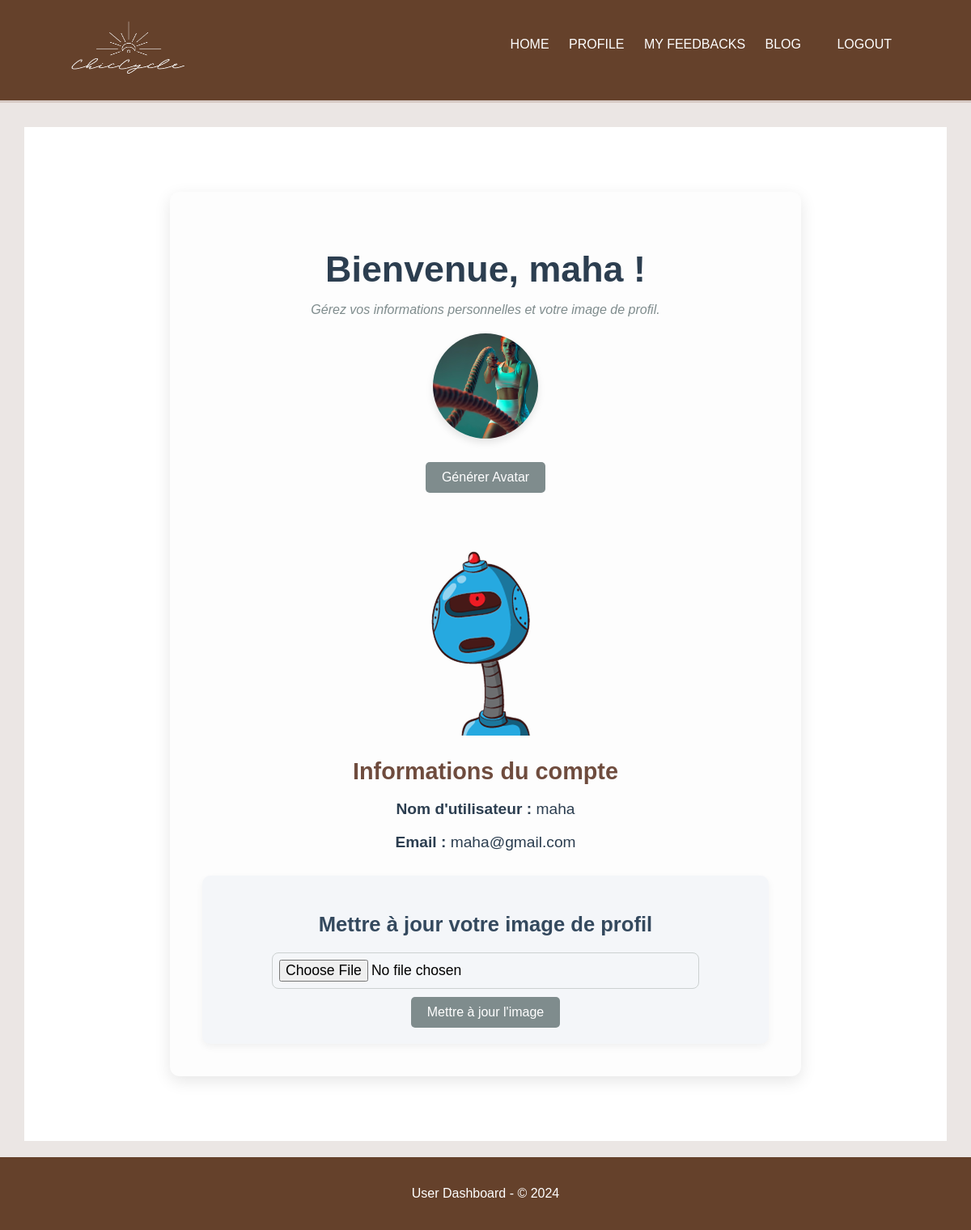
The page /profile/user/ (signed in) on the database its author committed.
### users/models.py (models this page shows)
class CustomUser(AbstractUser):
    ROLES = (
        ('superadmin', 'Super Admin'),
        ('admin', 'Admin'),
        ('user', 'User'),
    )
    role = models.CharField(max_length=10, choices=ROLES, default='user')
    image = models.ImageField(upload_to='profile_images/', default='profile_images/default.png', blank=True, null=True)
    avatar = models.ImageField(upload_to='avatars/', blank=True, null=True)
    points = models.IntegerField(default=0)  # Assurez-vous que cette ligne est correctement indentée
    badge = models.CharField(max_length=50, blank=True, null=True)

### users/views.py (the view)
# urls.py: path('profile/user/', views.user_profile, name='user_profile'),
@login_required
@user_passes_test(is_user)
def user_profile(request):
    user = request.user
    if request.method == 'POST':
        form = UpdateProfileImageForm(request.POST, request.FILES, instance=user)
        if form.is_valid():
            form.save()
            return redirect('user_profile')  # Redirection après la soumission du formulaire
    else:
        form = UpdateProfileImageForm(instance=user)
    return render(request, 'user-management/user_profile.html', {
        'user': user,
        'form': form
    })

### users/forms.py
class UpdateProfileImageForm(forms.ModelForm):
    class Meta:
        model = CustomUser
        fields = ['image']
        widgets = { 'image': forms.FileInput(attrs={'class': 'form-control-file'}),
        }

### users/views.py (called while the page is built)
def is_user(user):
    return user.role in ['user']

### users/templates/user-management/user_profile.html (shortened to what this page needs)
{% extends 'base_user.html' %} {% load static %}  {% block content %}
<div class="profile-container">
  <div class="profile-header">
    <h1>Bienvenue, {{ user.username }} !</h1>
    <p class="profile-tagline">
      Gérez vos informations personnelles et votre image de profil.
    </p>
  </div>
  <div class="profile-content">
    <div class="profile-avatar">
      <img src="{{ user.image.url }}" alt="Avatar" class="avatar" />
    </div>
    <form action="{% url 'generate_ai_avatar' %}" method="POST">
      <button type="submit" class="btn-avatar">Générer Avatar</button>
    </form>
    {% if user.avatar %}
    <img src="{{ user.avatar.url }}" alt="Avatar" />
    {% else %}
    <img src="{{ user.image.url }}" alt="Image de profil" />
    {% endif %}
    <div class="user-info">
      <h2>Informations du compte</h2>
      <p><strong>Nom d'utilisateur :</strong> {{ user.username }}</p>
      <p><strong>Email :</strong> {{ user.email }}</p>
    </div>
    <div class="profile-image-update">
      <h3>Mettre à jour votre image de profil</h3>
      <form method="POST" enctype="multipart/form-data">
        <div class="form-group">{{ form.image }}</div>
        <button type="submit" class="btn-update">Mettre à jour l'image</button>
      </form>
    </div>
  </div>
</div>
{% endblock %}

### users/templates/base_user.html (style rules this page uses)
body { font-family: Arial, sans-serif; background-color: #ebe6e4; margin: 0; padding: 0; }
button { background-color: #65412b; color: #fff; border: none; padding: 10px 20px; border-radius: 5px; cursor: pointer; font-size: 16px; }

### users/templates/user-management/user_profile.html (style rules this page uses)
.profile-container { max-width: 700px; margin: 50px auto; padding: 40px; background-color: #fdfdfd; border-radius: 12px; box-shadow: 0 6px 20px rgba(0, 0, 0, 0.1); text-align: center; }
.profile-header h1 { font-size: 2.8em; color: #2c3e50; margin-bottom: 10px; }
.btn-avatar { background-color: #7f8c8d; }
.btn-update { background-color: #7f8c8d; }
.profile-header .profile-tagline { color: #7f8c8d; font-style: italic; margin-bottom: 20px; }
.profile-avatar img { width: 130px; height: 130px; border-radius: 50%; object-fit: cover; margin-bottom: 25px; box-shadow: 0 5px 10px rgba(0, 0, 0, 0.1); transition: transform 0.3s ease, box-shadow 0.3s ease; }
.user-info h2 { font-size: 1.8em; margin-bottom: 15px; color: #6f4c3e; }
.user-info p { font-size: 1.2em; color: #2c3e50; margin-bottom: 10px; }
.profile-image-update { background-color: #f4f6f9; padding: 20px; border-radius: 10px; box-shadow: 0 4px 10px rgba(0, 0, 0, 0.05); margin-top: 30px; }
.profile-image-update h3 { margin-bottom: 20px; color: #34495e; font-size: 1.6em; }
.form-group input { display: block; margin: 10px auto; padding: 8px; font-size: 1.1em; border-radius: 8px; border: 1px solid #ccd1d1; width: 80%; box-sizing: border-box; }

### rows shown on the page
CustomUser: username "maha", image (picture), avatar (picture), email "maha@gmail.com"
